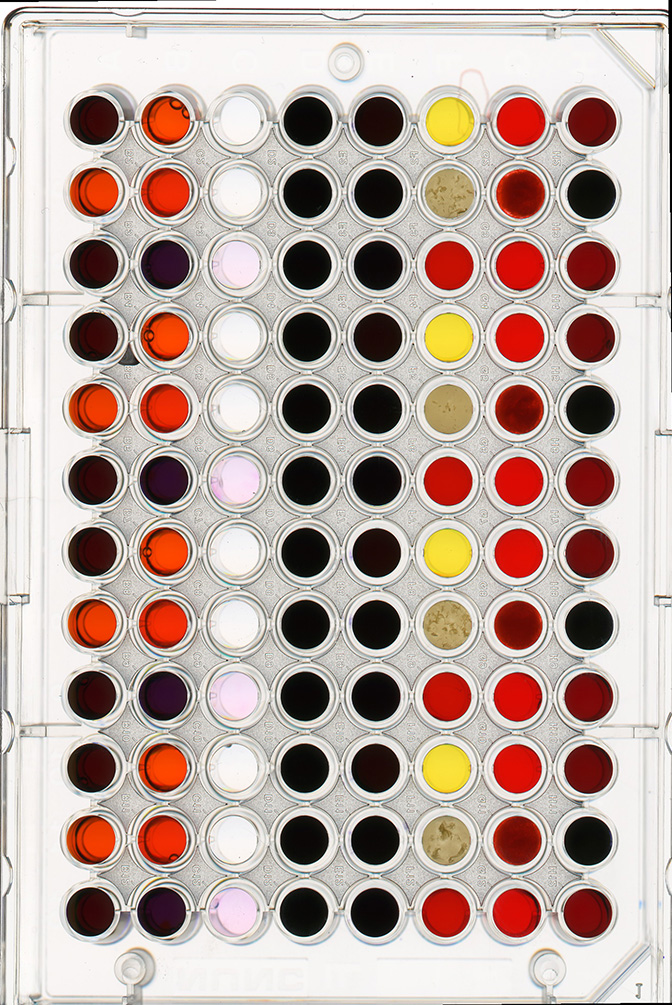
#> input picture 2024.09.11/wellplate-1.jpg, 672 x 1005 px, found by its file name
$ jupyter execute lab01.ipynb
#> lines starting #> are read from the running program, lines starting #| are printed output that depends on the picture
# Поиск объектов по цвету
На изображение планшета с лунками зафиксированы результаты химической реакции.

Необходимо выделить ячейки заданного цвета.

[cell 1]
import cv2 as cv
import numpy as np
import matplotlib.pyplot as plt
import skimage as ski                # Image Processing for Python

Посмотрим, что на изображении wellplate-1.jpg

Необходимо учитывать, что OpenCV при чтении изображения из файла получается представление в BGR и что-бы правильно тображалось стандартными средствами, следует преобразовать в RGB.

[cell 2]
# Load the image
img_bgr = cv.imread("drive/MyDrive/cv_data/wellplate-1.jpg")
#> img_bgr is the input picture: shape (1005, 672, 3); mean B, G, R 165.4, 172.7, 190.9
img_rgb = cv.cvtColor(img_bgr, cv.COLOR_BGR2RGB)

# Display the image
plt.imshow(img_rgb)

Построим гистограммы для каждого канала (RGB).

[cell 3]
# list to select colors of each channel line
colors = ("red", "green", "blue")
# create the histogram plot, with three lines, one for each color
plt.figure()
plt.xlim([0, 256])
for (channel_id, color) in enumerate(colors):
    histogram, bin_edges = np.histogram(
        img_rgb[:, :, channel_id], bins=256, range=(0, 256)
    )
    plt.plot(histogram, color=color)

plt.xlabel("color value")
plt.ylabel("pixel count")
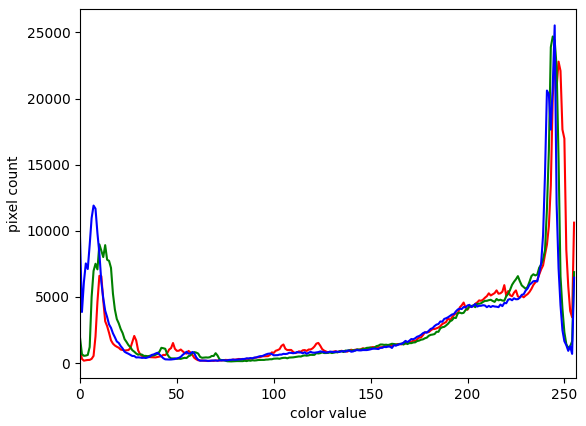
#> figure drawn by matplotlib, 1 panel; curve peaks at x = 247, y = 22792; curve peaks at x = 244, y = 24692; curve peaks at x = 245, y = 25530

По гистограмме затруднительно сказать как задаются цвета, которые могут нас интересовать. Предположим, что мы хотим в дальнейшем выделить только жёлтые или только красные ячейки.

Поэтому поинтересуемся как описывается свет пикселей в какой-то одной лунке. Для этого построим маску изображения с одной лункой и построим гистограмму для области с ячейкой.

[cell 4]
# create a circular mask to select the 7th well in the first row
wellplate = np.copy(img_rgb);
mask = np.zeros(shape=wellplate.shape[0:2], dtype="bool")
#circle = ski.draw.disk(center=(240, 1053), radius=49, shape=wellplate.shape[0:2])
circle = ski.draw.disk(center=(121, 520), radius=25, shape=wellplate.shape[0:2])
mask[circle] = 1

# make a copy of the image (masked_image) and indexing to apply the mask to it
masked_img = wellplate[:]
masked_img[np.logical_not(mask)] = 0
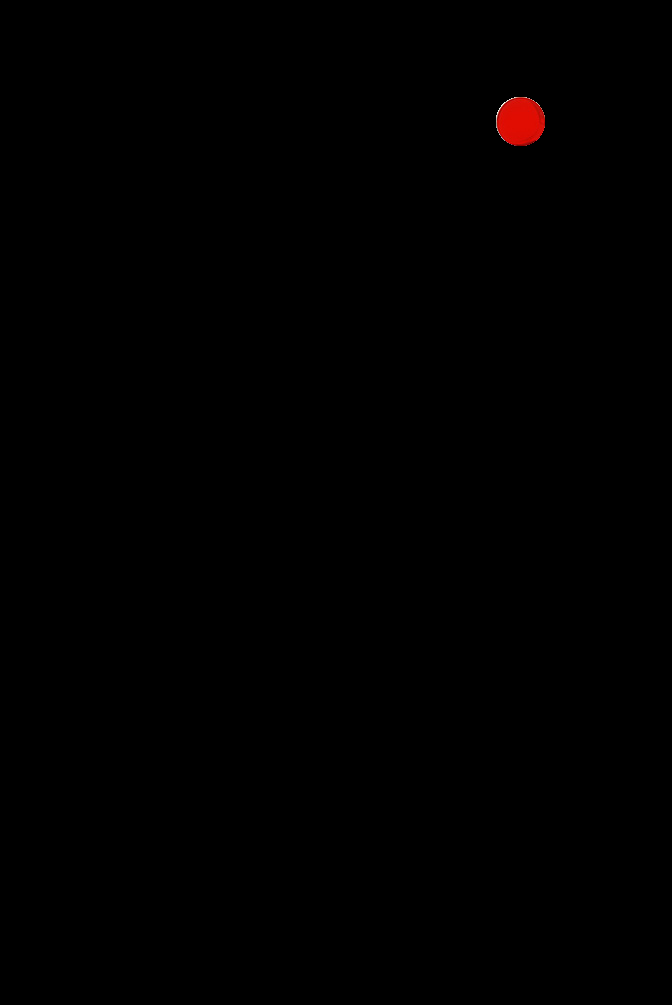
#> masked_img: shape (1005, 672, 3); mean R, G, B 0.6, 0.1, 0

# create a new figure and display masked_img, to verify the validity of your mask
fig, ax = plt.subplots()
plt.imshow(masked_img)

# list to select colors of each channel line
colors = ("red", "green", "blue")

# create the histogram plot, with three lines, one for each color
plt.figure()
plt.xlim([0, 256])
for (channel_id, color) in enumerate(colors):
    # use your circular mask to apply the histogram
    # operation to the 7th well of the first row
    histogram, bin_edges = np.histogram(
        wellplate[:, :, channel_id][mask], bins=256, range=(0, 256)
    )
    plt.plot(histogram, color=color)

plt.xlabel("color value")
plt.ylabel("pixel count")
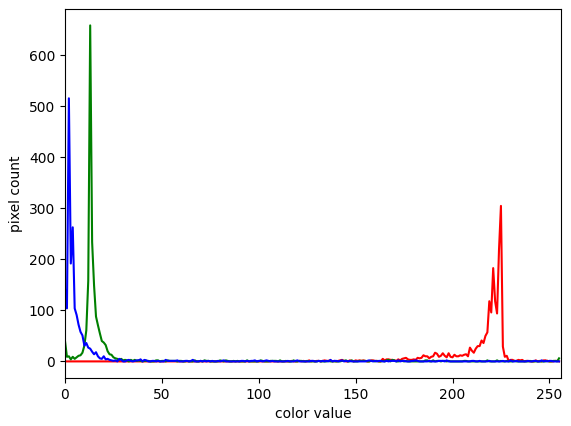
#> figure drawn by matplotlib, 1 panel; curve peaks at x = 225, y = 305; curve peaks at x = 13, y = 659; curve peaks at x = 2, y = 516

А что если преобразовать изображение в HSV?
Hue — цветовой тон, (например, красный, зелёный или сине-голубой).
Saturation — насыщенность. Чем больше этот параметр, тем «чище» цвет, поэтому этот параметр иногда называют чистотой цвета, a чем ближе этот параметр к нулю, тем ближе цвет к нейтральному серому.
Value (значение цвета) или Brightness — яркость.

[cell 5]
img_hsv = cv.cvtColor(img_rgb, cv.COLOR_RGB2HSV)
#> img_hsv: shape (1005, 672, 3); mean H, S, V 40.4, 52.5, 192.9

fig, (ax1, ax2, ax3) = plt.subplots(1, 3)
ax1.imshow(img_hsv[:,:,0])
ax1.set_title("Hue")
ax2.imshow(img_hsv[:,:,1])
ax2.set_title("Saturation")
ax3.imshow(img_hsv[:,:,2])
ax3.set_title("Value")

plt.figure()
plt.imshow(img_rgb)
plt.title("RGB")
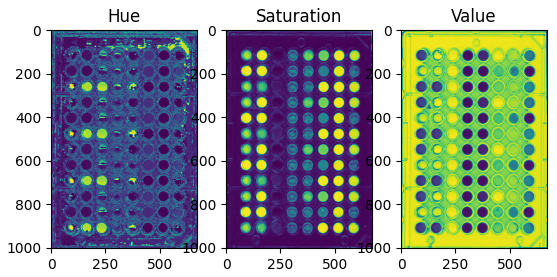
#> figure drawn by matplotlib, 3 panels

Построим гистограмму для канала Hue.

[cell 6]
plt.figure()
plt.xlim([0, 256])
histogram, bin_edges = np.histogram(
  img_hsv[:, :, 0], bins=256, range=(0, 256)
)
#> histogram = 256 values, max 63766 at index 20, min 0 at index 180, mean 2638.1; bin_edges = 257 values from 0 to 256
plt.plot(histogram)

from scipy.signal import argrelextrema

# Detect local maxima
from scipy.signal import find_peaks
peaks, _ = find_peaks(histogram)
#> peaks = 57 values from 6 to 179
_, sorted_peaks = zip(*sorted(zip(histogram[peaks], peaks), reverse=True))
#> sorted_peaks = 57 values, max 179 at index 15, min 6 at index 1, mean 94.72
sorted_peaks = np.asarray(sorted_peaks[:10])
#> sorted_peaks = [20, 6, 13, 30, 24, 11, 165, 8, 16, 36]
print(sorted_peaks)
#| [ 20   6  13  30  24  11 165   8  16  36]
#print(peaks)
plt.plot(sorted_peaks,histogram[sorted_peaks],"x")
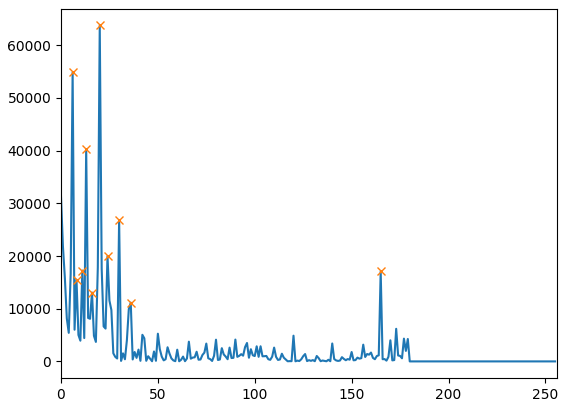
#> figure drawn by matplotlib, 1 panel; curve peaks at x = 20, y = 63766

Выделим на изображении участки с заданным тоном.

[cell 7]
wellplate = np.copy(img_rgb);
mask = np.zeros(shape=wellplate.shape[0:2], dtype="bool")
x = np.where( (img_hsv[:,:,0]>25) & (img_hsv[:,:,0]<28) ) # yellow dots
#> x = 11295 positions, rows 9 to 1004, columns 0 to 671
# x = np.where( (img_hsv[:,:,0]>0) & (img_hsv[:,:,0]<3) ) #  red dots
# x = np.where( (img_hsv[:,:,0]>6) & (img_hsv[:,:,0]<10) ) #  light red dots
mask[x] = 1

masked_img = wellplate[:]
masked_img[np.logical_not(mask)] = 0
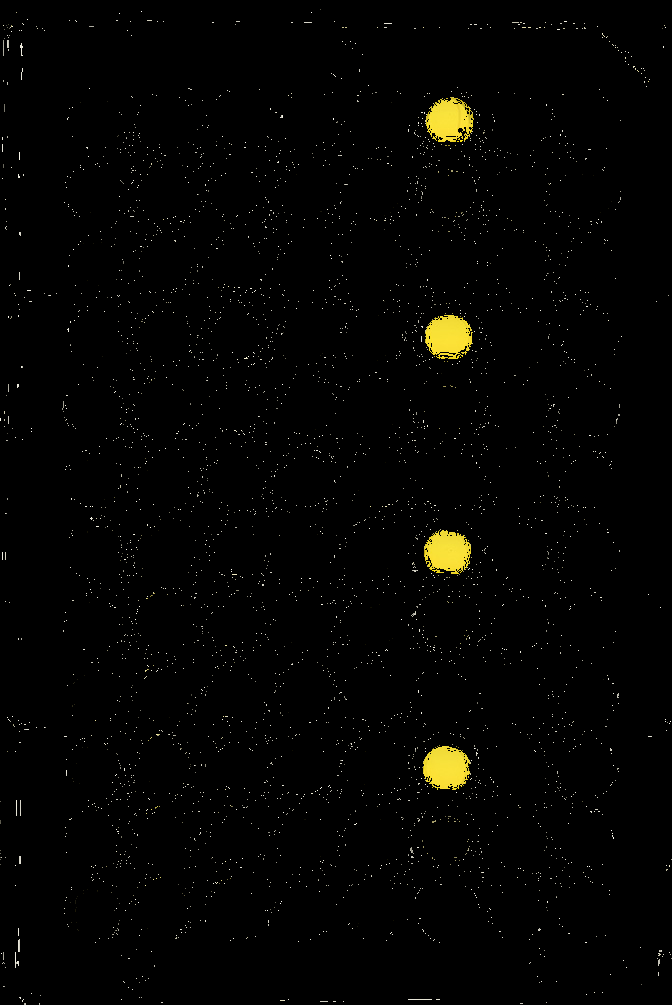
#> masked_img: shape (1005, 672, 3); mean R, G, B 3.7, 3.5, 1.8
plt.imshow(masked_img)

$ run again, with 2024.09.11/wellplate-2.jpg copied over 2024.09.11/wellplate-1.jpg
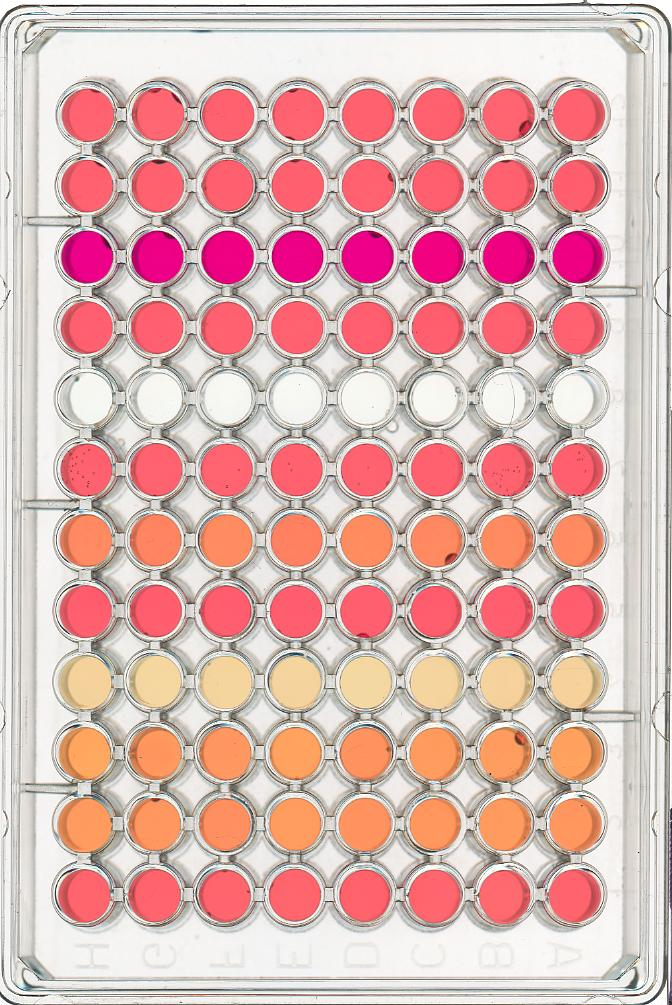
#> input picture 2024.09.11/wellplate-2.jpg, 672 x 1005 px, found by its file name
#> img_bgr is the input picture: shape (1005, 672, 3); mean B, G, R 177.8, 181, 220.1
#> img_hsv: shape (1005, 672, 3); mean H, S, V 57.5, 53.3, 220.9
#> histogram = 256 values, max 63320 at index 20, min 0 at index 117, mean 2638.1; bin_edges = 257 values from 0 to 256
#> peaks = 56 values from 3 to 177
#> `_, sorted_peaks = zip(*sorted(zip(histogram[peaks], peaks), reverse=Tr..`: sorted_peaks = 56 values, max 177 at index 1, min 3 at index 16, mean 86.62
#> `sorted_peaks = np.asarray(sorted_peaks[:10])`: sorted_peaks = [20, 177, 30, 13, 24, 11, 8, 6, 16, 36]
#| [ 20 177  30  13  24  11   8   6  16  36]
#> `[cell 6] plt.figure() plt.xlim([0, 256]) histogram, bin_edges = np.his..`:
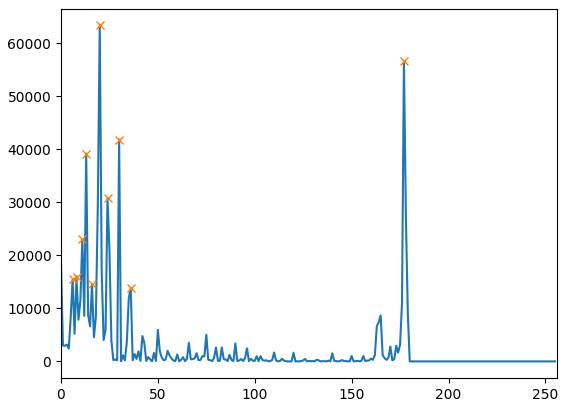
#> figure drawn by matplotlib, 1 panel; curve peaks at x = 20, y = 63320
#> x = 4196 positions, rows 3 to 1004, columns 16 to 671
#> `masked_img[np.logical_not(mask)] = 0`:
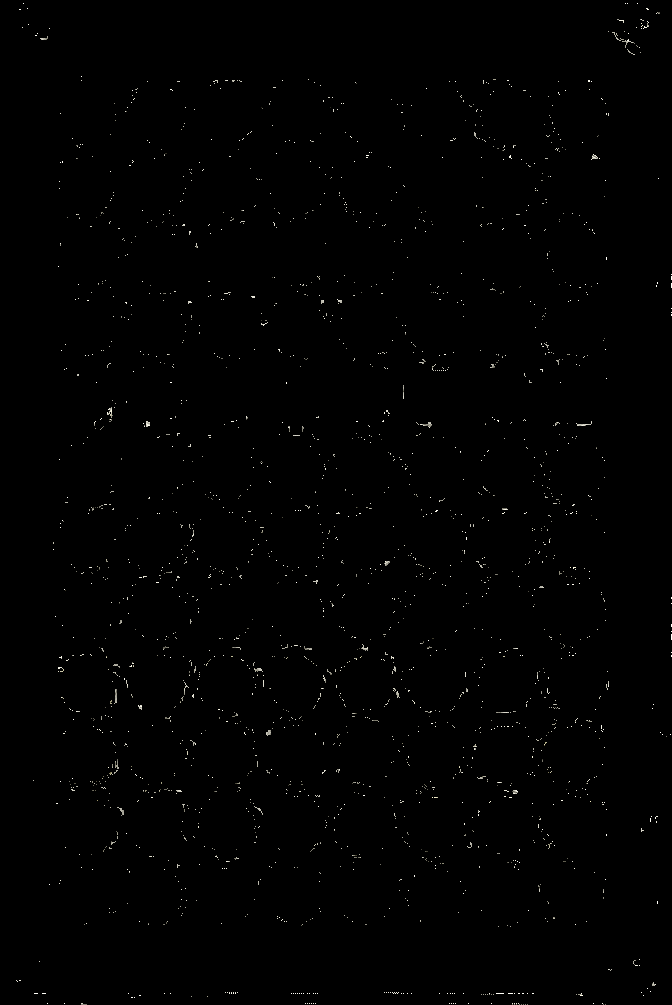
#> masked_img: shape (1005, 672, 3); mean R, G, B 1.2, 1.2, 1.1
